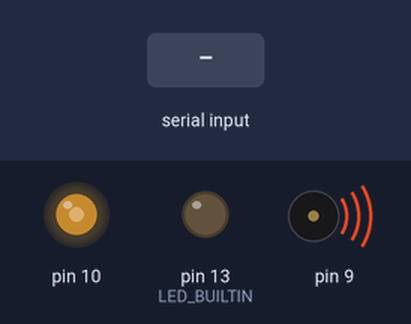
The sketch below on a simulated Arduino Uno, built with avr-gcc and run on an emulated ATmega328P. Parts: output pins drawn as LEDs (lit = HIGH), buzzer (waves = sounding). The test bench sets the inputs (shaded band). Pins used as bus, display or sensor lines are not drawn; what the sketch prints to the serial monitor is not drawn.

Above: at 2.2 s.
2.3 s: "90 45 200\n" received over Serial
At 3.9 s:
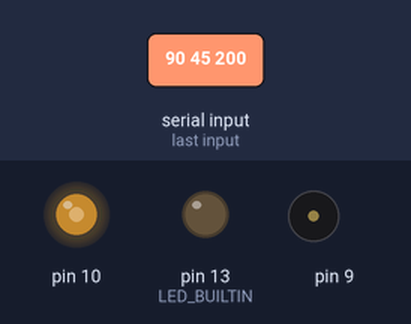
5.3 s: "30 150 10\n" received over Serial
At 7.9 s:
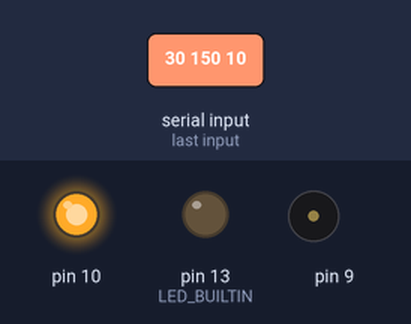
8.3 s: "90 45\n" received over Serial
At 8.87 s:
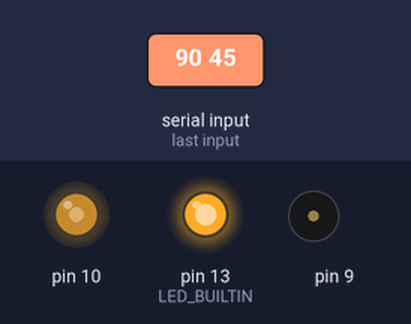
11.3 s: "30 150\n" received over Serial
At 12.37 s:
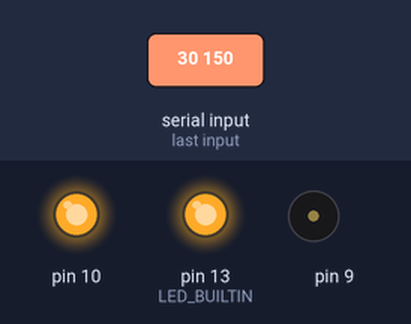
Timing chart, 0 to 15.3 s (numbered marks = the images above; inputs shaded):
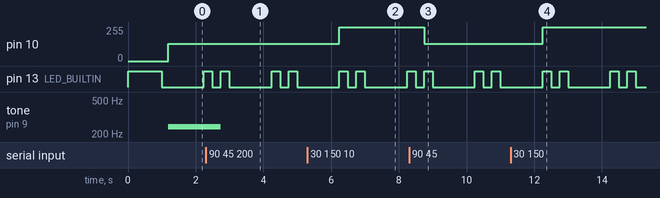

The sketch:

SquareWaveGenerator.ino
```cpp
byte state __attribute__ ((section (".noinit")));
byte isDblClick __attribute__ ((section (".noinit")));

int N_modes = 4;
void setup() {
  if(isDblClick==1){
    isDblClick=state=0;
    pinMode(LED_BUILTIN, OUTPUT);
    digitalWrite(LED_BUILTIN, LOW);
    return;
  }
  isDblClick=1;
  // put your setup code here, to run once:
  pinMode(LED_BUILTIN, OUTPUT);
  digitalWrite(LED_BUILTIN, HIGH);

  state++;
  if(state<0 || state>=N_modes) state=0;
  delay(1000);
  isDblClick=0;
  digitalWrite(LED_BUILTIN, LOW);

//  state=0; //DEBUG
}

int set_mode(unsigned int val1, unsigned int val2, unsigned int prescaler=0){
  int pres = 1;
  if(state%2==0){
    switch(prescaler){
      case 1024: pres++;
      case 256: pres++;
      case 128: pres++;
      default:
      case 64: pres++;
      case 32: pres++;
      case 8: pres++;
      case 1:;
    }
  }else{
    switch(prescaler){
      case 1024: pres++;
      case 256: pres++;
      case 64: pres++;
      case 8: pres++;
      case 1:
      default:;
    }
  }
  if(state==0){
    pinMode(3, OUTPUT);
    pinMode(11, OUTPUT);
    TCCR2A = _BV(COM2A0) | _BV(COM2B1) | _BV(WGM21) | _BV(WGM20);
    TCCR2B = _BV(WGM22) | _BV(CS22) | pres;
    OCR2A = val1;
    OCR2B = val2;
  }else if(state==1){
    pinMode(9, OUTPUT);
    pinMode(10, OUTPUT);
    TCCR1A = _BV(COM1A0) | _BV(COM1B1) | _BV(WGM11) | _BV(WGM10);
    TCCR1B = _BV(WGM13) | _BV(WGM12) | _BV(CS10) | pres;
    OCR1A = val1;
    OCR1B = val2;
  }else if(state==2){
    pinMode(3, OUTPUT);
    pinMode(11, OUTPUT);
    TCCR2A = _BV(COM2A0) | _BV(COM2B1) | _BV(WGM20);
    TCCR2B = _BV(WGM22) | _BV(CS22) | pres;
    OCR2A = val1;
    OCR2B = val2;
  }else if(state==3){
    pinMode(9, OUTPUT);
    pinMode(10, OUTPUT);
    TCCR1A = _BV(COM1A0) | _BV(COM1B1) | _BV(WGM11) | _BV(WGM10);
    TCCR1B = _BV(WGM13) | _BV(CS10) | pres;
    OCR1A = val1;
    OCR1B = val2;
  }
  return pres;
}

void control(){
  String cmd = Serial.readStringUntil('\n');
  int posi = cmd.indexOf(" ");
  if(posi<=0) return;
  unsigned int val1 = cmd.substring(0, posi).toInt();
  cmd = cmd.substring(posi+1);
  posi = cmd.indexOf(" ");
  unsigned int val3 = 0;
  if(posi>0){
    val3 = cmd.substring(posi+1).toInt();
    cmd = cmd.substring(0, posi);
  }
  unsigned int val2 = cmd.toInt();

  int pres=set_mode(val1, val2, val3);

  if(state%2==0){
    Serial.println(String("Setting OCR2A=")+val1+String(" OCR2B=")+val2+String(" prescaler=")+pres);
  }else{
    Serial.println(String("Setting OCR1A=")+val1+String(" OCR1B=")+val2+String(" prescaler=")+pres);
  }
}

void blink(int n){
  delay(1000);
  for(int x=0; x<n; x++){
    if(Serial.available())
      control();

    digitalWrite(LED_BUILTIN, HIGH);
    delay(250);
    digitalWrite(LED_BUILTIN, LOW);
    delay(250);
  }
}

void loop() {
  // wait until serial is ready
  Serial.begin(9600);
  while (!Serial);

  // put your main code here, to run repeatedly:
  Serial.println("PWM controller, enter \"v1 v2\" or \"v1 v2 v3\": v1 (frequency denominator), v2 (Vcc*v2/v1 = voltage), and optionally v3 (prescaler)\n"
  "Mode 0/2 uses Timer 2 (8-bit, prescales=1/8/32/64/128/256/1024); Mode 1/3 uses Timer 1 (16-bit, prescales=1/8/64/256/1024)");
  if(state==0){
    set_mode(128, 64);
    Serial.println("You are now in Mode 0 (Fast PWM), use PIN 3");
  }else if(state==1){
    set_mode(32768, 16384);
    Serial.println("You are now in Mode 1 (Fast PWM), use PIN 10");
  }else if(state==2){
    set_mode(128, 64);
    Serial.println("You are now in Mode 2 (PWM Phrase Correct), use PIN 3");
  }else if(state==3){
    set_mode(32768, 16384);
    Serial.println("You are now in Mode 3 (PWM Phrase Correct), use PIN 10");
  }

  while(1){blink(state+1);}
}
```

Measured:
- after the input at 2.3 s, tone on pin 9: 244 Hz → silent after 0.44 s
- after the input at 5.3 s, pin 10: 128/255 → 255/255 after 0.95 s
- after the input at 8.3 s, pin 10: 255/255 → 128/255 after 0.45 s
- after the input at 11.3 s, pin 10: 128/255 → 255/255 after 0.95 s
